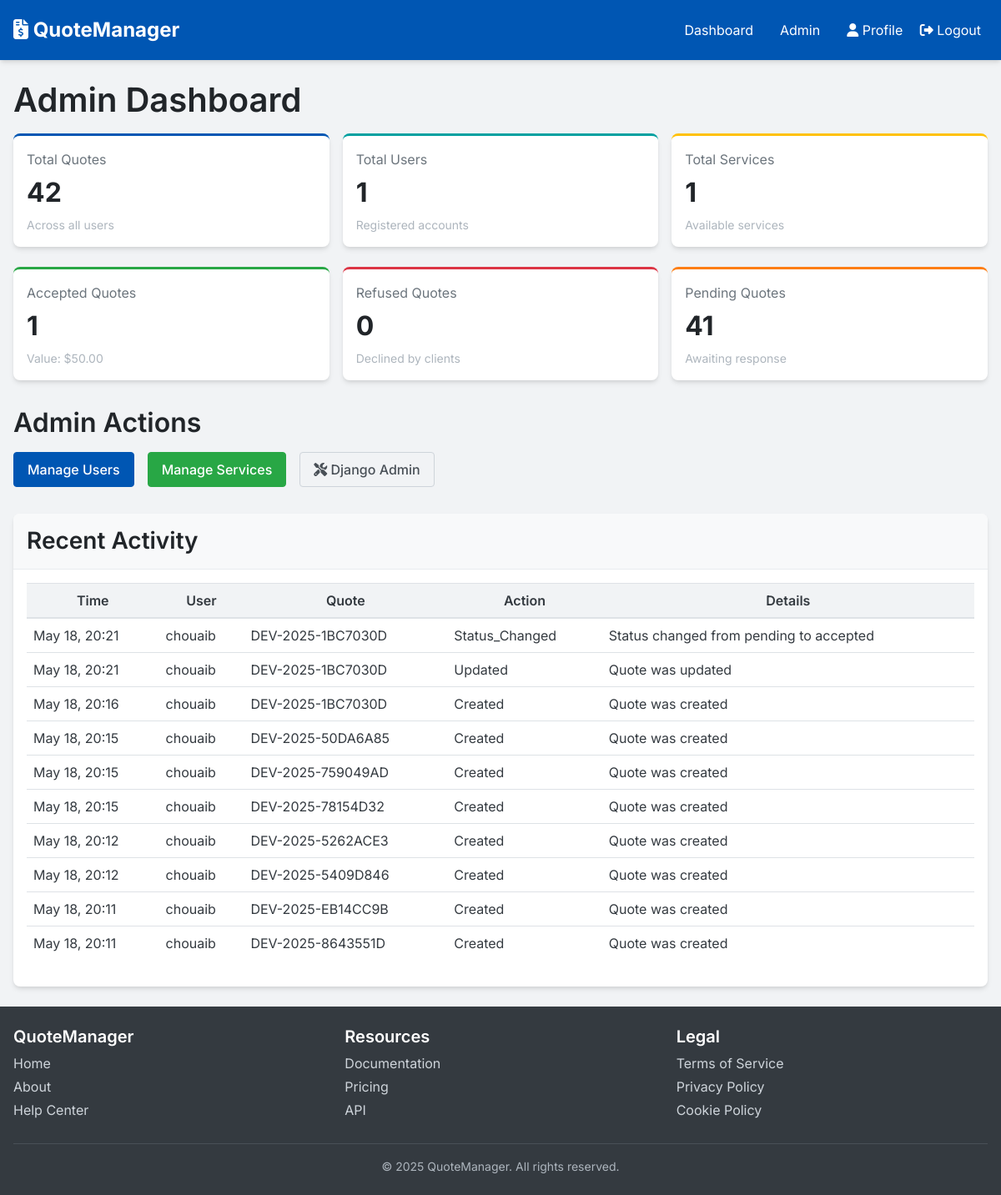
/admin-dashboard/ (signed in), run on the app's committed database.
### quotes/models.py (models this page shows, shortened)
class QuoteHistory(models.Model):
    quote = models.ForeignKey(Quote, on_delete=models.CASCADE, related_name='history')
    user = models.ForeignKey(User, on_delete=models.SET_NULL, null=True)
    action = models.CharField(max_length=100)  # e.g., "created", "updated", "status_changed"
    details = models.TextField(blank=True)     # Details of what changed
    created_at = models.DateTimeField(auto_now_add=True)
    class Meta:
        ordering = ['-created_at']
        verbose_name_plural = 'Quote histories'

class Quote(models.Model):
    STATUS_CHOICES = (
        ('pending', 'Pending'),
        ('accepted', 'Accepted'),
        ('refused', 'Refused'),
    )
    title = models.CharField(max_length=255)
    reference = models.CharField(max_length=50, unique=True, editable=False)
    slug = models.SlugField(max_length=255, unique=True, blank=True)
    owner = models.ForeignKey(User, on_delete=models.CASCADE, related_name='quotes')
    client_name = models.CharField(max_length=255)
    client_email = models.EmailField()
    client_address = models.TextField(blank=True)
    description = models.TextField(blank=True)
    status = models.CharField(max_length=20, choices=STATUS_CHOICES, default='pending')
    total_amount = models.DecimalField(max_digits=10, decimal_places=2)
    valid_until = models.DateField()
    created_at = models.DateTimeField(auto_now_add=True)
    updated_at = models.DateTimeField(auto_now=True)
    class Meta:
        ordering = ['-created_at']

### quotes/frontend_views.py (the view)
# urls.py: path('admin-dashboard/', login_required(frontend_views.admin_dashboard), name='admin_dashboard'),
@user_passes_test(is_admin)
def admin_dashboard(request):
    total_quotes = Quote.objects.count()
    total_users = User.objects.filter(is_staff=False).count()
    total_services = Service.objects.count()
    pending_count = Quote.objects.filter(status='pending').count()
    accepted_count = Quote.objects.filter(status='accepted').count()
    refused_count = Quote.objects.filter(status='refused').count()
    total_value = Quote.objects.aggregate(total=Sum('total_amount'))['total'] or 0
    accepted_value = Quote.objects.filter(status='accepted').aggregate(total=Sum('total_amount'))['total'] or 0
    recent_history = QuoteHistory.objects.all().order_by('-created_at')[:10]
    context = {
        'total_quotes': total_quotes,
        'total_users': total_users,
        'total_services': total_services,
        'pending_count': pending_count,
        'accepted_count': accepted_count,
        'refused_count': refused_count,
        'total_value': total_value,
        'accepted_value': accepted_value,
        'recent_history': recent_history,
        'title': 'Admin Dashboard',
    }
    return render(request, 'admin/dashboard.html', context)

### quotes/frontend_views.py (called while the page is built)
def is_admin(user):
    return user.is_staff

### templates/admin/dashboard.html (shortened to what this page needs)
{% extends 'base.html' %}
{% block content %}
<div class="admin-dashboard-page">
    <h1>Admin Dashboard</h1>
    <div class="stats-container">
        <div class="stat-card" style="border-top: 3px solid var(--primary-500);">
            <div class="stat-title">Total Quotes</div>
            <div class="stat-value">{{ total_quotes }}</div>
            <div class="stat-description">Across all users</div>
        </div>
        <div class="stat-card" style="border-top: 3px solid var(--secondary-500);">
            <div class="stat-title">Total Users</div>
            <div class="stat-value">{{ total_users }}</div>
            <div class="stat-description">Registered accounts</div>
        </div>
        <div class="stat-card" style="border-top: 3px solid var(--accent-500);">
            <div class="stat-title">Total Services</div>
            <div class="stat-value">{{ total_services }}</div>
            <div class="stat-description">Available services</div>
        </div>
    </div>
    <div class="stats-container">
        <div class="stat-card" style="border-top: 3px solid var(--success-500);">
            <div class="stat-title">Accepted Quotes</div>
            <div class="stat-value">{{ accepted_count }}</div>
            <div class="stat-description">Value: ${{ accepted_value|floatformat:2 }}</div>
        </div>
        <div class="stat-card" style="border-top: 3px solid var(--error-500);">
            <div class="stat-title">Refused Quotes</div>
            <div class="stat-value">{{ refused_count }}</div>
            <div class="stat-description">Declined by clients</div>
        </div>
        <div class="stat-card" style="border-top: 3px solid var(--warning-500);">
            <div class="stat-title">Pending Quotes</div>
            <div class="stat-value">{{ pending_count }}</div>
            <div class="stat-description">Awaiting response</div>
        </div>
    </div>
    <div style="margin: 2rem 0;">
        <h2>Admin Actions</h2>
        <div style="display: flex; flex-wrap: wrap; gap: 1rem;">
            <a href="{% url 'admin_users' %}" class="btn btn-primary">Manage Users</a>
            <a href="{% url 'admin_services' %}" class="btn btn-success">Manage Services</a>
            <a href="/admin/" class="btn btn-outline">
                <i class="fas fa-tools"></i> Django Admin
            </a>
        </div>
    </div>
    <div class="card">
        <div class="card-header">
            <h3 style="margin: 0;">Recent Activity</h3>
        </div>
        <div class="card-body">
            {% if recent_history %}
                <div class="table-responsive">
                    <table class="table">
                        <thead>
                            <tr>
                                <th>Time</th>
                                <th>User</th>
                                <th>Quote</th>
                                <th>Action</th>
                                <th>Details</th>
                            </tr>
                        </thead>
                        <tbody>
                            {% for entry in recent_history %}
                                <tr>
                                    <td>{{ entry.created_at|date:"M d, H:i" }}</td>
                                    <td>{{ entry.user.username }}</td>
                                    <td>{{ entry.quote.reference }}</td>
                                    <td>{{ entry.action|title }}</td>
                                    <td>{{ entry.details|truncatechars:50 }}</td>
                                </tr>
                            {% endfor %}
                        </tbody>
                    </table>
                </div>
            {% else %}
                <p style="text-align: center;">No recent activity found.</p>
            {% endif %}
        </div>
    </div>
</div>
{% endblock %}

### data on the page
QuoteHistory: created_at "May 18, 20:21", user.username "chouaib", quote.reference "DEV-2025-1BC7030D", action "Status_Changed", details "Status changed from pending to accepted"
QuoteHistory: created_at "May 18, 20:21", user.username "chouaib", quote.reference "DEV-2025-1BC7030D", action "Updated", details "Quote was updated"
QuoteHistory: created_at "May 18, 20:16", user.username "chouaib", quote.reference "DEV-2025-1BC7030D", action "Created", details "Quote was created"
QuoteHistory: created_at "May 18, 20:15", user.username "chouaib", quote.reference "DEV-2025-50DA6A85", action "Created", details "Quote was created"
QuoteHistory: created_at "May 18, 20:15", user.username "chouaib", quote.reference "DEV-2025-759049AD", action "Created", details "Quote was created"
QuoteHistory: created_at "May 18, 20:15", user.username "chouaib", quote.reference "DEV-2025-78154D32", action "Created", details "Quote was created"
QuoteHistory: created_at "May 18, 20:12", user.username "chouaib", quote.reference "DEV-2025-5262ACE3", action "Created", details "Quote was created"
QuoteHistory: created_at "May 18, 20:12", user.username "chouaib", quote.reference "DEV-2025-5409D846", action "Created", details "Quote was created"
QuoteHistory: created_at "May 18, 20:11", user.username "chouaib", quote.reference "DEV-2025-EB14CC9B", action "Created", details "Quote was created"
QuoteHistory: created_at "May 18, 20:11", user.username "chouaib", quote.reference "DEV-2025-8643551D", action "Created", details "Quote was created"

### other printed values
{{ total_quotes }} "42"
{{ total_users }} "1"
{{ total_services }} "1"
{{ accepted_count }} "1"
{{ accepted_value|floatformat:2 }} "50.00"
{{ refused_count }} "0"
{{ pending_count }} "41"
